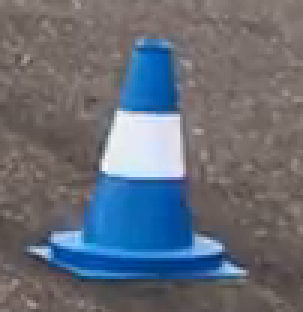
#> input picture exercise3/images/blue_0.png, 101 x 104 px (shown 3 times larger); its folder holds only this picture in this run
$ python -i colour.py   (imports and definitions only)
#> lines starting #> are read from the running program, lines starting #| are printed output that depends on the picture
#! /usr/bin/env python3
#-*- coding:UTF-8 -*-
from __future__ import division

import cv2 as cv
import time
import numpy as np
import  glob
import os

#The frist step is to type in the path of the folder which contains images
image_folder_path = '/Users/lucien/Desktop/cones_image/drive-download-20200910T181020Z-001'


# using class to realize function
class detect:
    def __init__(self):
        self.yellow_right = 0
        self.blue_right = 0

    # Histogram Equalization in R,G.B channels
    def hisEqulColor(self,img):
        ycrcb = cv.cvtColor(img, cv.COLOR_BGR2YCR_CB)
        channels = cv.split(ycrcb)
        cv.equalizeHist(channels[0], channels[0])
        cv.merge(channels, ycrcb)
        cv.cvtColor(ycrcb, cv.COLOR_YCR_CB2BGR, img)
        return img

    # sharpen the images, make them clearer
    # [69 lines left out: functions sharp, bgd_remove, dectect_colour, not called in this run]

    def get_yellow_right(self):
        return self.yellow_right

    def get_blue_right(self):
        return self.blue_right


# [39 lines not run here, left out]

>>> import cv2
>>> picture = cv2.imread('images/blue_0.png')
#> picture is the input picture: shape (104, 101, 3); mean B, G, R 120, 108.8, 102.3
>>> result = detect().hisEqulColor(picture)
#> in hisEqulColor, `ycrcb = cv.cvtColor(img, cv.COLOR_BGR2YCR_CB)`: ycrcb: shape (104, 101, 3); mean of channels 0, 1, 2 108.3, 123.9, 134.6
#> in hisEqulColor, `cv.cvtColor(ycrcb, cv.COLOR_YCR_CB2BGR, img)`: ycrcb: shape (104, 101, 3); mean of channels 0, 1, 2 129.5, 123.9, 134.6
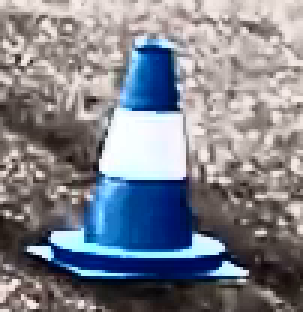
#> result: shape (104, 101, 3) (shown 3 times larger); mean B, G, R 139.3, 130, 127.6

$ run again, on exercise3/images/blue_1.png
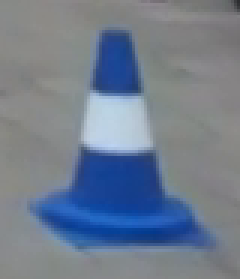
#> input picture exercise3/images/blue_1.png, 80 x 93 px (shown 3 times larger)
#> picture is the input picture: shape (93, 80, 3); mean B, G, R 142.6, 125.2, 113.1
#> `result = detect().hisEqulColor(picture)`:
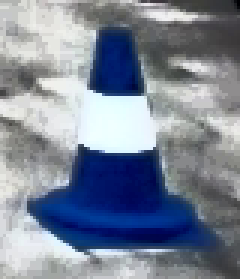
#> result: shape (93, 80, 3) (shown 3 times larger); mean B, G, R 150.3, 133.5, 124.3

$ run again, on exercise3/images/blue_10.png
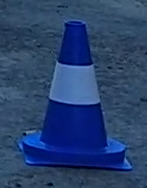
#> input picture exercise3/images/blue_10.png, 147 x 188 px
#> picture is the input picture: shape (188, 147, 3); mean B, G, R 108.9, 65.3, 40.1
#> `result = detect().hisEqulColor(picture)`:
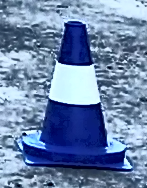
#> result: shape (188, 147, 3); mean B, G, R 170.9, 132.4, 107.9

$ run again, on exercise3/images/blue_11.png
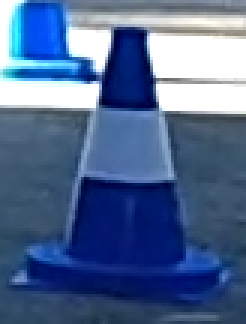
#> input picture exercise3/images/blue_11.png, 82 x 108 px (shown 3 times larger)
#> picture is the input picture: shape (108, 82, 3); mean B, G, R 146.1, 104.5, 79.9
#> `result = detect().hisEqulColor(picture)`:
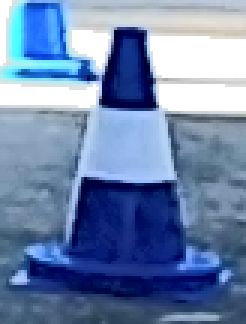
#> result: shape (108, 82, 3) (shown 3 times larger); mean B, G, R 173.1, 132.8, 108.8
